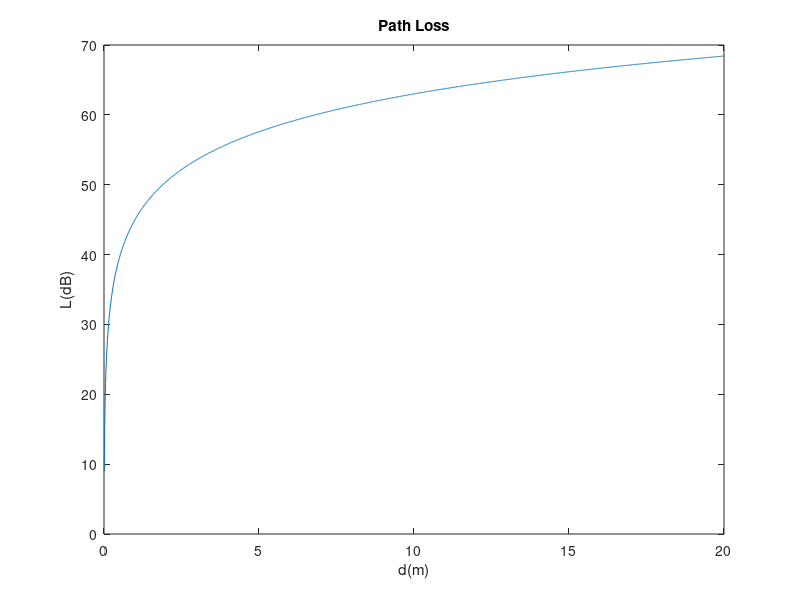

The MATLAB script that drew this image:
% Path loss
clear all; clc;
d = 0:0.01:20;
K = 45;
gamma = 1.8;
d0 = 1;
L = K + 10*gamma*log10(d/d0);

PAF = 4;
FAF = 10;

distanceHeightis3 = sqrt(30^2 + 12.5^2 + 3^2) %xzy
distanceHeightis6 = sqrt(30^2 + 12.5^2 + 6^2) %xzy

   
OnefloorPerCell = K + 10*gamma*log10(distanceHeightis3/d0) + 4*PAF + 0*FAF
TwofloorPerCell = K + 10*gamma*log10(distanceHeightis3/d0) + 4*PAF + 1*FAF
ThreefloorPerCell = K + 10*gamma*log10(distanceHeightis6/d0) + 4*PAF + 1*FAF
FourfloorPerCell = K + 10*gamma*log10(distanceHeightis6/d0) + 4*PAF + 2*FAF
plot(d, L)
title('Path Loss')
xlabel('d(m)')
ylabel('L(dB)')